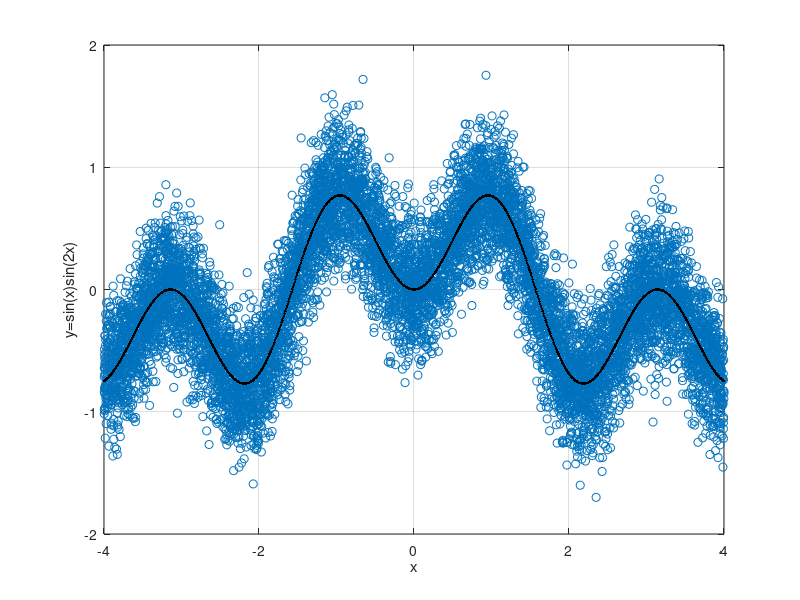

The MATLAB script that drew this image:
clear
close all

x   = (-4:0.01:4);    			
yok = sin(x).*sin(2*x);
ruido=std(yok);

%dibujo de la funcion y=sin(x)sin(2x)
figure(1)
NDATA=10000;
Xtrain = 8*rand(1,NDATA)-4;
Ytrain=sin(Xtrain).*sin(2*Xtrain)+0.6*ruido*randn(1,NDATA);
plot(Xtrain,Ytrain,'o');hold on
plot(x,yok,'.k')
xlabel('x');
ylabel('y=sin(x)sin(2x)');
axis([-4,4,-2,2]);
hold off
grid



